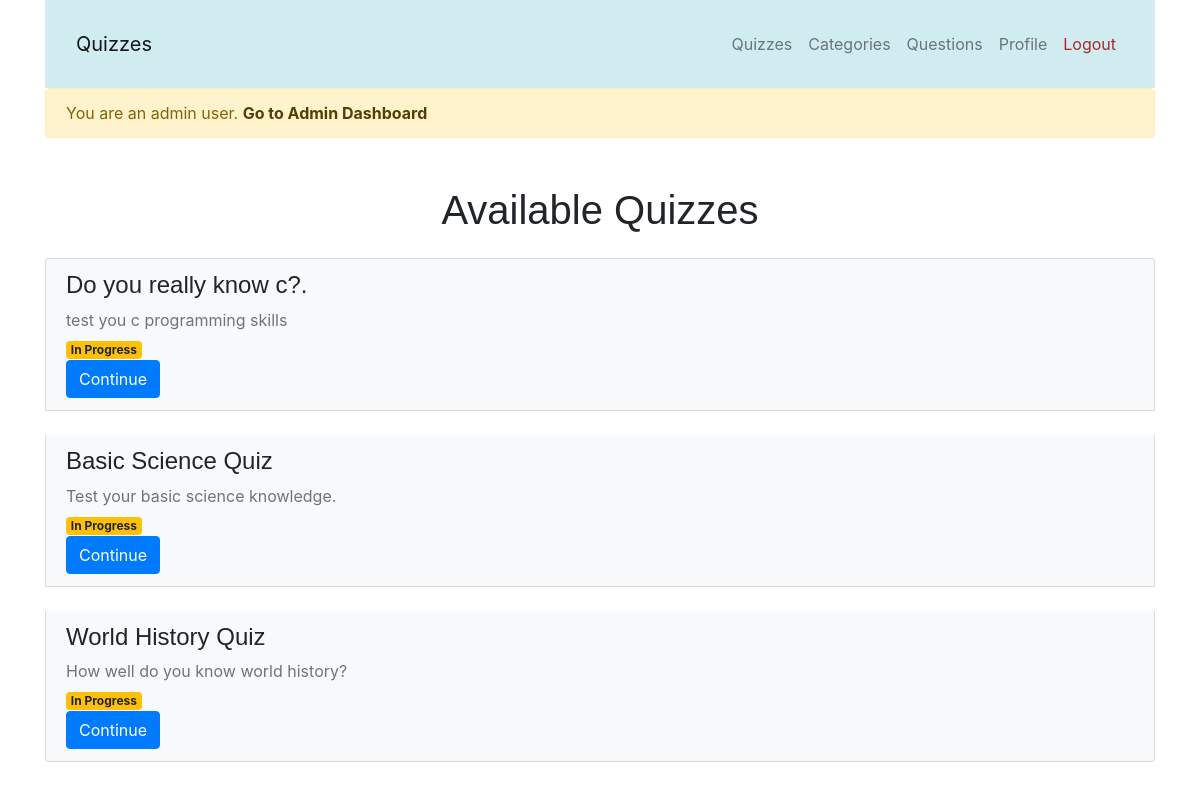
Screenshot of / (signed in) with the database file from the repository.
### app/models.py (models this page shows, shortened)
class Quiz(db.Model):
    id = db.Column(db.Integer, primary_key=True)
    title = db.Column(db.String(200), nullable=False)
    description = db.Column(db.String(500), nullable=False)
    total_questions = db.Column(db.Integer, nullable=False, default=0)
    category_id = db.Column(db.Integer, db.ForeignKey('category.id'), nullable=False)
    questions = db.relationship('Question', backref='quiz', lazy=True, cascade='all, delete-orphan')
    quiz_results = db.relationship('QuizResult', backref='quiz', lazy=True, cascade='all, delete-orphan')
    def is_completed_by(self, user):
        return QuizResult.query.filter_by(user_id=user.id, quiz_id=self.id).first() is not None and self.total_questions == self.get_user_score(user)
    def get_user_score(self, user):
        quiz_result = QuizResult.query.filter_by(user_id=user.id, quiz_id=self.id).first()
        return quiz_result.score if quiz_result else 0
    def is_started_by(self, user):
        return QuizResult.query.filter_by(user_id=user.id, quiz_id=self.id).first() is not None and self.total_questions != self.get_user_score(user)

### app/routes.py (the view)
@main.route('/')
def home():
    quizzes = Quiz.query.all()
    return render_template('home.html', quizzes=quizzes)

### app/__init__.py (called while the page is built)
@login_manager.user_loader
def load_user(user_id):
    from .models import User
    return User.query.get(int(user_id))

### app/templates/home.html
{% extends 'base.html' %}
{% block content %}
    <h1 class="text-center mb-4">Available Quizzes</h1>
    <ul class="list-group">
        {% for quiz in quizzes %}
            <li class="list-group-item mb-4 bg-light">
                <h4>
                    {{ quiz.title }}
                </h4>
                <p class="mb-1 text-muted">{{ quiz.description }}</p>
                {% if current_user.is_authenticated %}
                    {% if quiz.is_completed_by(current_user) %}
                        <span class="badge bg-success">Completed</span>
                        <br>
                        <a href="{{ url_for('main.quiz_result', quiz_result_id=quiz.get_result_id(current_user)) }}" class="btn btn-primary">View Result</a>
                    {% elif quiz.is_started_by(current_user) %}
                        <span class="badge bg-warning">In Progress</span>
                        <br>
                        <a href="{{ url_for('main.quiz', quiz_id=quiz.id) }}" class="btn btn-primary">Continue</a>
                    {% else %}
                        <a href="{{ url_for('main.quiz', quiz_id=quiz.id) }}" class="btn btn-primary">Start</a>
                    {% endif %}
                {% endif %}
            </li>
        {% endfor %}
    </ul>
{% endblock %}

### app/static/css/styles.css (style rules this page uses)
body { font-family: 'Lato', sans-serif; background-color: #f8f8f8; }
h1, h2, h3, h4, h5, h6 { font-family: 'Raleway', sans-serif; }
p { font-size: 16px; line-height: 1.5; }

### rows the page displays
Quiz: title "Do you really know c?.", description "test you c programming skills"
Quiz: title "Basic Science Quiz", description "Test your basic science knowledge."
Quiz: title "World History Quiz", description "How well do you know world history?"
